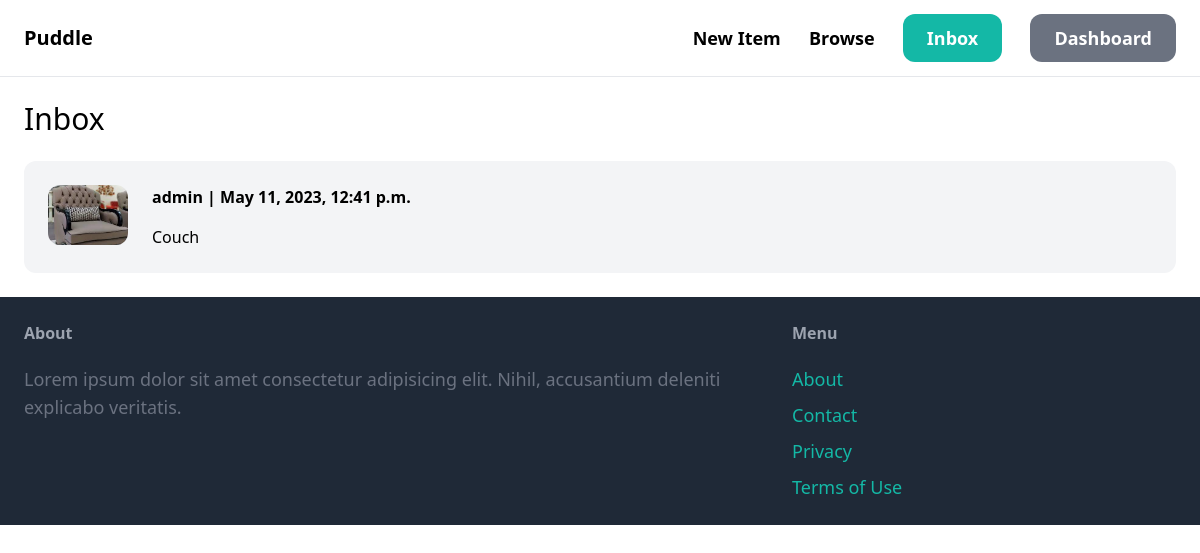
Screenshot of /inbox/ (signed in) with the database file from the repository.
### conversation/models.py (models this page shows)
class Conversation(models.Model):
    item = models.ForeignKey(Item, related_name='conversations', on_delete=models.CASCADE)
    members = models.ManyToManyField(User, related_name='conversations')
    created_at = models.DateTimeField(auto_now_add=True)
    modified_at = models.DateTimeField(auto_now=True)
    class Meta:
        ordering = ('-modified_at',)

### item/models.py (models this page shows, shortened)
class Item(models.Model):
    category = models.ForeignKey(Category, related_name='items', on_delete=models.CASCADE)
    name = models.CharField(max_length=255)
    description = models.TextField(blank=True, null=True)
    price = models.FloatField()
    image = models.ImageField(upload_to='item_images', blank=True, null=True)
    is_sold = models.BooleanField(default=False)
    created_by = models.ForeignKey(User, related_name='items', on_delete=models.CASCADE)
    created_at = models.DateTimeField(auto_now_add=True)

### conversation/views.py (the view)
# urls.py: path('', views.inbox, name='inbox'),
@login_required
def inbox(request):
    conversations = Conversation.objects.filter(members__in=[request.user.id])
    return render(request, 'conversation/inbox.html', {
        'conversations': conversations
    })

### conversation/templates/conversation/inbox.html (shortened to what this page needs)
{% extends 'core/base.html' %}
{% block content %}
    <h1 class="mb-6 text-3xl">Inbox</h1>
    <div class="space-y-6">
        {% for conversation in conversations %}
            <a href="{% url 'conversation:detail' conversation.id %}">
                <div class="p-6 flex bg-gray-100 rounded-xl">
                    <div class="pr-6">
                        <img src="{{ conversation.item.image.url }}" class="w-20 rounded-xl" />
                    </div>
                    <div>
                        {% for member in conversation.members.all %}
                            {% if member != request.user %}
                                <p class="mb-4"><strong>{{member.username}} | {{conversation.modified_at}}</strong></p>
                                <p>{{conversation.item.name}}</p>
                            {% endif %}
                        {% endfor %}
                    </div>
                </div>
            </a>
        {% endfor %}
    </div>
{% endblock %}

### rows the page displays
Conversation: item.image (picture), modified_at "May 11, 2023, 12:41 p.m.", item.name "Couch"

### other values shown
{{ member.username }} "admin"
